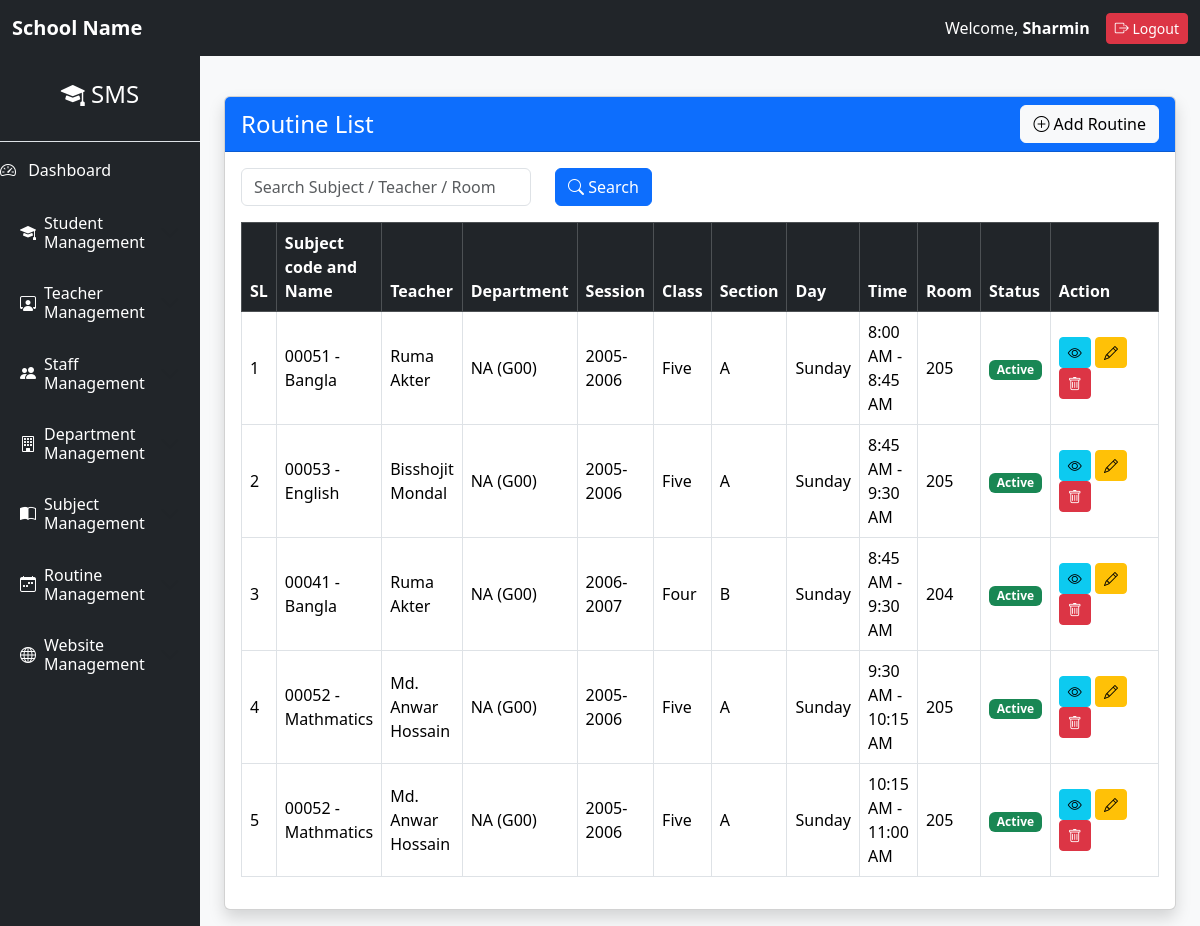
The app's page /routine/ (signed in), older data.
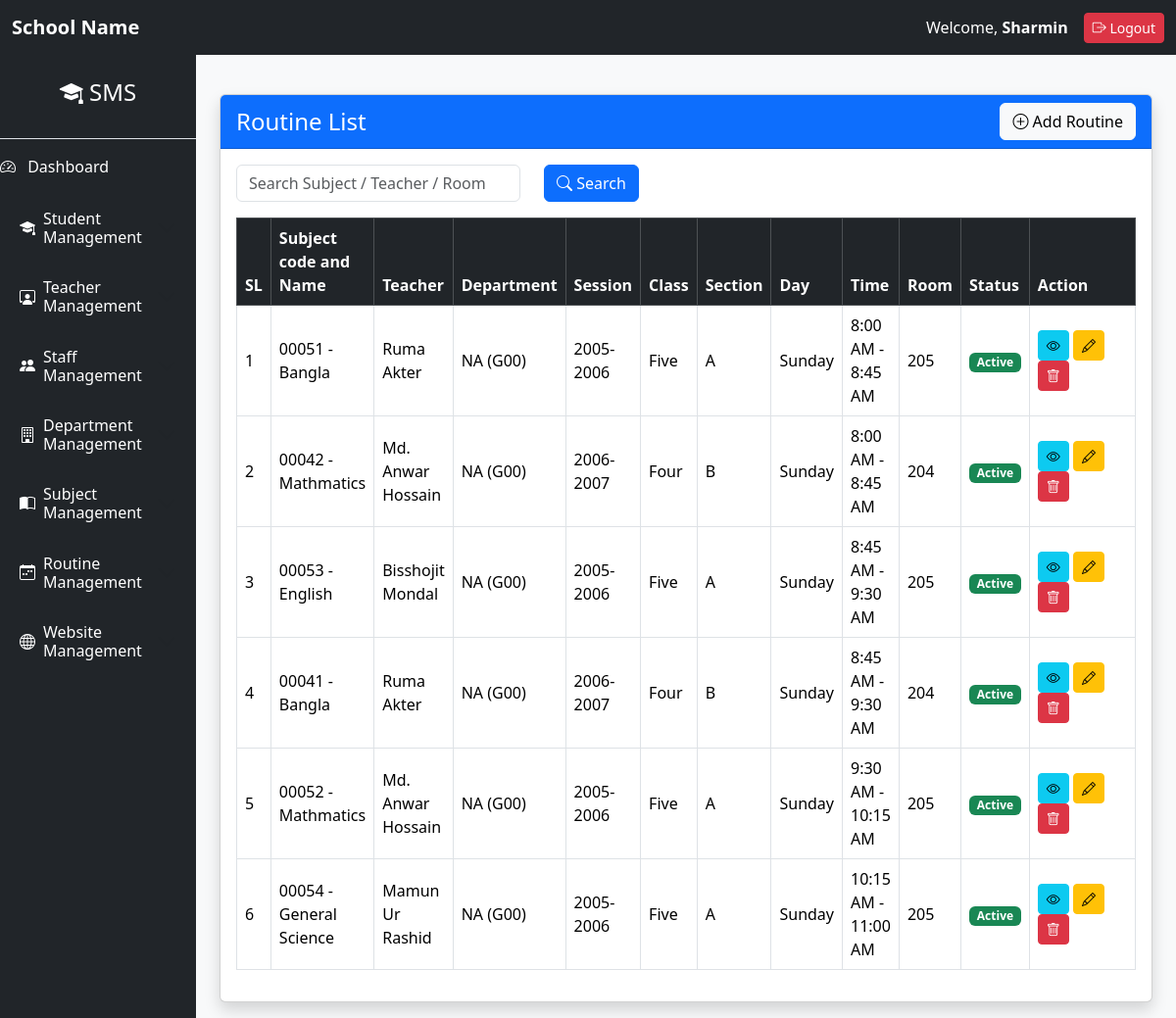
The same page, newer data.
### routine/models.py (models this page shows, shortened)
class Routine(models.Model):
    DAY_CHOICES = [
        ("Sunday", "Sunday"),
        ("Monday", "Monday"),
        ("Tuesday", "Tuesday"),
        ("Wednesday", "Wednesday"),
        ("Thursday", "Thursday"),
    ]
    subject_assignment = models.ForeignKey(
        SubjectAssignment,
        on_delete=models.CASCADE,
        related_name="routines"
    )
    day = models.CharField(
        max_length=20,
        choices=DAY_CHOICES
    )
    month = models.PositiveSmallIntegerField(
    choices=[
        (1, "January"),
        (2, "February"),
        (3, "March"),
        (4, "April"),
        (5, "May"),
        (6, "June"),
        (7, "July"),
        (8, "August"),
        (9, "September"),
        (10, "October"),
        (11, "November"),
        (12, "December"),
    ],
    default=1,
    )
    year = models.PositiveIntegerField(
    default=2026,
    )
    period = models.ForeignKey(
        Period,
        on_delete=models.PROTECT,
        related_name="routines",
        null=True,
        blank=True,
    )
    room = models.CharField(
        max_length=30
    )
    is_active = models.BooleanField(
        default=True
    )
    class Meta:
        ordering = [
            "day",
            "period__number"
        ]

class Period(models.Model):
    number = models.PositiveIntegerField(
        unique=True
    )
    name = models.CharField(
        max_length=50
    )
    start_time = models.TimeField()
    end_time = models.TimeField()
    is_active = models.BooleanField(
        default=True
    )
    class Meta:
        ordering = ["number"]

### subjects/models.py (models this page shows, shortened)
class SubjectAssignment(models.Model):
    subject = models.ForeignKey(
        Subject,
        on_delete=models.CASCADE
    )
    teacher = models.ForeignKey(
        Teacher,
        on_delete=models.CASCADE
    )
    department = models.ForeignKey(
        Department,
        on_delete=models.CASCADE
    )
    session = models.ForeignKey(
        Session,
        on_delete=models.CASCADE
    )
    student_class = models.ForeignKey(
        StudentClass,
        on_delete=models.CASCADE
    )
    section = models.ForeignKey(
        Section,
        on_delete=models.CASCADE
    )
    is_active = models.BooleanField(
        default=True
    )
    created_at = models.DateTimeField(
        auto_now_add=True
    )
    class Meta:
        ordering = ["subject"]
        constraints = [
            models.UniqueConstraint(
                fields=[
                    "subject",
                    "student_class",
                    "section",
                ],
                name="unique_subject_class_section_assignment",
            ),
        ]

class Subject(models.Model):
    name = models.CharField(
        max_length=100,
    )
    code = models.CharField(
        max_length=20,
        unique=True,
    )
    department = models.ForeignKey(
        Department,
        on_delete=models.CASCADE
    )
    student_class = models.ForeignKey(
        StudentClass,
        on_delete=models.CASCADE,
        related_name="subjects",
    )
    full_marks = models.PositiveIntegerField(
        default=100,
    )
    pass_marks = models.PositiveIntegerField(
        default=33,
    )
    credit = models.DecimalField(
        max_digits=4,
        decimal_places=2,
        default=1.00,
    )
    is_optional = models.BooleanField(
        default=False,
    )
    created_at = models.DateTimeField(
        auto_now_add=True,
    )
    updated_at = models.DateTimeField(
        auto_now=True,
    )
    class Meta:
        ordering = [
            "student_class",
            "name",
        ]
        constraints = [
            models.UniqueConstraint(
                fields=[
                    "student_class",
                    "name",
                ],
                name="unique_subject_per_class",
            )
        ]
    def __str__(self):
        return f"{self.code} - {self.name}"

### teachers/models.py (models this page shows)
class Teacher(models.Model):
    GENDER_CHOICES = [
        ("Male", "Male"),
        ("Female", "Female"),
        ("Other", "Other"),
    ]
    RELIGION_CHOICES = [
        ("Islam", "Islam"),
        ("Hindu", "Hindu"),
        ("Buddhist", "Buddhist"),
        ("Christian", "Christian"),
        ("Other", "Other"),
    ]
    DESIGNATION_CHOICES = [
        ("Head Teacher", "Head Teacher"),
        ("Assistant Head Teacher", "Assistant Head Teacher"),
        ("Senior Teacher", "Senior Teacher"),
        ("Assistant Teacher", "Assistant Teacher"),
    ]
    created_by = models.ForeignKey(settings.AUTH_USER_MODEL,on_delete=models.CASCADE)
    name = models.CharField(max_length=100)
    designation = models.CharField(
        max_length=30,
        choices=DESIGNATION_CHOICES
    )
    department = models.ForeignKey(
    Department,
    on_delete=models.PROTECT
    )
    email = models.EmailField(unique=True)
    phone = models.CharField(
        max_length=11,
        validators=[
            RegexValidator(
                regex=r'^01[3-9]\d{8}$',
                message="Enter a valid Bangladeshi phone number."
            )
        ]
    )
    dob = models.DateField()
    joining_date = models.DateField()
    religion = models.CharField(
        max_length=20,
        choices=RELIGION_CHOICES
    )
    gender = models.CharField(
        max_length=10,
        choices=GENDER_CHOICES
    )
    photo = models.ImageField(
        upload_to="teacher_images/",
        blank=True,
        null=True
    )
    def __str__(self):
        return self.name

### departments/models.py (models this page shows)
class Department(models.Model):
    name = models.CharField(
        max_length=100,
        unique=True
    )
    department_code = models.CharField(
        max_length=20,
        unique=True
    )
    created_at = models.DateTimeField(
        auto_now_add=True
    )
    updated_at = models.DateTimeField(
        auto_now=True
    )
    def __str__(self):
        return f"{self.name} ({self.department_code})"

### academics/models.py (models this page shows)
class Session(models.Model):
    name = models.CharField(
        max_length=20,
        unique=True,
    )
    is_active = models.BooleanField(
        default=True,
    )
    class Meta:
        ordering = ["-name"]
    def __str__(self):
        return self.name

class StudentClass(models.Model):
    name = models.CharField(
        max_length=30,
        unique=True,
    )
    order = models.PositiveIntegerField()
    class Meta:
        ordering = ["order"]
    def __str__(self):
        return self.name

class Section(models.Model):
    name = models.CharField(
        max_length=10,
        unique=True,
    )
    class Meta:
        ordering = ["name"]
    def __str__(self):
        return self.name

### routine/views.py (the view, shortened to what this page needs)
# urls.py: path("",views.RoutineListView.as_view(),name="routine_list",),
class RoutineListView(LoginRequiredMixin, ListView):
    model = Routine
    template_name = "routine/list.html"
    context_object_name = "routines"
    paginate_by = 10
    def get_queryset(self):
        queryset = Routine.objects.select_related(
            "subject_assignment",
            "subject_assignment__subject",
            "subject_assignment__teacher",
            "subject_assignment__department",
            "subject_assignment__session",
            "subject_assignment__student_class",
            "subject_assignment__section",
        ).order_by(
             "day",
            "period__number"
        )
        search = self.request.GET.get("search")
        return queryset

### website/context_processors.py (called while the page is built)
def frontend_context(request):
    navigation_menus = (
        NavigationMenu.objects
        .filter(
            parent__isnull=True,
            is_active=True
        )
        .prefetch_related("children")
        .order_by("order", "name")
    )
    settings = WebsiteSettings.objects.first()
    return {
        "navigation_menus": navigation_menus,
        "school_name": settings.school_name if settings else "",
        "school_logo": settings.logo if settings else None,
    }

### routine/templates/routine/list.html (shortened to what the changed rows need)
{% extends "base.html" %}
{% block content %}
<div class="container mt-4">
    <div class="card shadow">
        <div class="card-body">
            <div class="table-responsive">
                <table class="table table-bordered table-hover align-middle">
                    <thead class="table-dark">
                        <tr>
                            <th>SL</th>
                            <th>Subject code and Name</th>
                            <th>Teacher</th>
                            <th>Department</th>
                            <th>Session</th>
                            <th>Class</th>
                            <th>Section</th>
                            <th>Day</th>
                            <th>Time</th>
                            <th>Room</th>
                            <th>Status</th>
                            <th width="180">
                                Action
                            </th>
                        </tr>
                    </thead>
                    <tbody>
                    {% for routine in routines %}
                    <tr id="row-{{ routine.pk }}">
                        <td>{{ forloop.counter }}</td>
                        <td>{{ routine.subject_assignment.subject }}</td>
                        <td>{{ routine.subject_assignment.teacher }}</td>
                        <td>{{ routine.subject_assignment.department }}</td>
                        <td>{{ routine.subject_assignment.session }}</td>
                        <td>{{ routine.subject_assignment.student_class }}</td>
                        <td>{{ routine.subject_assignment.section }}</td>
                        <td>{{ routine.day }}</td>
                        <td>
                            {% if routine.period %}
                                {{ routine.period.start_time|time:"g:i A" }}
                                 -
                                {{ routine.period.end_time|time:"g:i A" }}
                            {% else %}
                                 -
                             {% endif %}
                        </td>
                        <td>{{ routine.room }}</td>
                        <td>
                            {% if routine.is_active %}
                            <span class="badge bg-success">
                                Active
                            </span>
                            {% else %}
                            <span class="badge bg-danger">
                                Inactive
                            </span>
                            {% endif %}
                        </td>
                        <td>
                            <a href="{% url 'routine_detail' routine.pk %}"
                               class="btn btn-info btn-sm">
                                <i class="bi bi-eye"></i>
                            </a>
                            <a href="{% url 'routine_edit' routine.pk %}"
                               class="btn btn-warning btn-sm">
                                <i class="bi bi-pencil"></i>
                            </a>
                            <button
                                type="button"
                                class="btn btn-danger btn-sm delete-btn"
                                data-id="{{ routine.pk }}">
                                <i class="bi bi-trash"></i>
                            </button>
                        </td>
                    </tr>
                    {% empty %}
                    <tr>
                        <td colspan="12" class="text-center">
                            No Routine Found.
                        </td>
                    </tr>
                    {% endfor %}
                    </tbody>
                </table>
            </div>
        </div>
    </div>
</div>
{% endblock %}

Row changes from the older to the newer data that the page shows:
removed Routine: subject_assignment.subject "00052 - Mathmatics", subject_assignment.teacher "Md. Anwar Hossain", subject_assignment.department "NA (G00)", subject_assignment.session "2005-2006", subject_assignment.student_class "Five", subject_assignment.section "A", day "Sunday", period.start_time "10:15 AM", period.end_time "11:00 AM", room "205", is_active "Active"
added Routine: subject_assignment.subject "00042 - Mathmatics", subject_assignment.teacher "Md. Anwar Hossain", subject_assignment.department "NA (G00)", subject_assignment.session "2006-2007", subject_assignment.student_class "Four", subject_assignment.section "B", day "Sunday", period.start_time "8:00 AM", period.end_time "8:45 AM", room "204", is_active "Active"
added Routine: subject_assignment.subject "00054 - General Science", subject_assignment.teacher "Mamun Ur Rashid", subject_assignment.department "NA (G00)", subject_assignment.session "2005-2006", subject_assignment.student_class "Five", subject_assignment.section "A", day "Sunday", period.start_time "10:15 AM", period.end_time "11:00 AM", room "205", is_active "Active"
